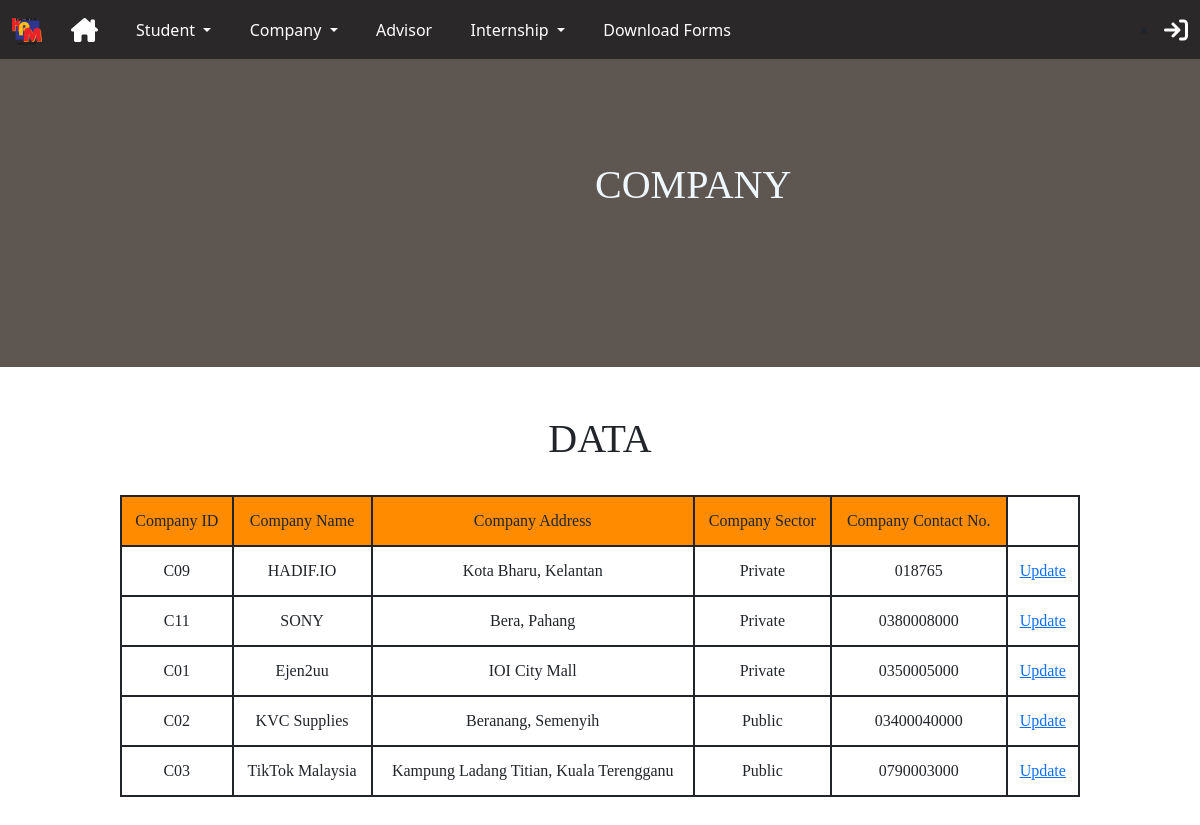
The page /KPMBintern/displaycompany on the database its author committed.
### INTERNsystem/models.py (models this page shows)
class Company(models.Model):
    CompanyID = models.CharField(max_length=15,primary_key=True)
    CompanyName = models.TextField(max_length=70)
    CompanyAddr = models.TextField(max_length=100)
    CompanySector = models.CharField(max_length=30)
    CompanyTelNo = models.CharField(max_length=15)

### INTERNsystem/views.py (the view)
# urls.py: path("displaycompany",views.displaycompany,name="displaycompany"),
def displaycompany(request):
    alldata=Company.objects.all()
    dict={
        'compdata' : alldata
    }
    return render(request,'displaycompany.html',dict)

### INTERNsystem/templates/displaycompany.html (shortened to what this page needs)
{% extends 'base.html' %}
{% block content %}
<!DOCTYPE html>
<html lang="en">
<head>
</head>
<body>
    {% load static %}
    <section class="showcase">
            <video src="{% static 'company-view.mp4' %}" autoplay loop muted></video>
                <div class="title"><h1 class="word">COMPANY</h1></div>
    </section>
    <h1 align="center" class="topic">DATA</h1>
    <br>
    <table align="center" border="2">
        <tr class="table-row1">
            <td>Company ID</td>
            <td>Company Name</td>
            <td>Company Address</td>
            <td>Company Sector</td>
            <td>Company Contact No.</td>
        </tr>
        {% for data in compdata %}
        <tr class="table-row2">
            <td>{{data.CompanyID}}</td>
            <td>{{data.CompanyName}}</td>
            <td>{{data.CompanyAddr}}</td>
            <td>{{data.CompanySector}}</td>
            <td>{{data.CompanyTelNo}}</td>
            <td><a href="updatecomp/{{data.CompanyID}}" class="update-btn">Update</a></td>
        </tr>
        {% endfor %}
    </table>
    <br><br>
</body>
</html>
{% endblock %}

### INTERNsystem/templates/base.html (shortened to what this page needs)
<!doctype html>
<html lang="en">
  <head>
    <link href="https://cdn.jsdelivr.net/npm/bootstrap@5.3.0-alpha1/dist/css/bootstrap.min.css" rel="stylesheet">
    {% load static %}
    {% load static %}
    <link href="{% static 'fontawesomefree/css/all.min.css' %}" rel="stylesheet" type="text/css">
  </head>
  </head>
  <body>
    {% include 'navbar.html' %}
    {% block content %}
    {% endblock %}
  </body>
</html>

### INTERNsystem/templates/navbar.html (shortened to what this page needs)
  <nav class="navbar navbar-expand-lg" style="background-color: rgb(42, 40, 40);">
      <div class="container-fluid">
        <a class="navbar-brand" href="https://beranang.kpm.edu.my/kpmb/index.php" style="color:white" >
            {% load static %}
            <img src="{% static 'logo-kpm.png' %}" class="logo-kpm">
        </a>
        <div class="collapse navbar-collapse" id="navbarSupportedContent">
          <ul class="navbar-nav me-auto mb-2 mb-lg-0">
          {% if user.is_authenticated %}
              <li class="nav-item">
                  <a class="nav-link active" aria-current="page" href="{% url 'mainpage' %}" style="color:white" title="Homepage"><i class="fa-solid fa-house-chimney fa-xl"></i></a>
              </li>
              <li class="nav-item">
                  <a class="nav-link active" aria-current="page" href="{% url 'index' %}" style="color:white" title="Index page"><i class="fa-solid fa-indent fa-xl"></i></a>
              </li>
              <li class="nav-item dropdown">
                  <a class="nav-link dropdown-toggle" href="#" role="button" data-bs-toggle="dropdown" aria-expanded="false" style="color:white">
                      Student
                  </a>
                  <ul class="dropdown-menu">
                  <li><a class="dropdown-item" href="{% url 'addstud' %}">REGISTER STUDENT INFO</a></li>
                  <li><a class="dropdown-item" href="{% url 'displaystud' %}">VIEW STUDENT INFO</a></li>
                  </ul>
              </li>
              <li class="nav-item dropdown">
                  <a class="nav-link dropdown-toggle" href="#" role="button" data-bs-toggle="dropdown" aria-expanded="false" style="color:white">
                      Company
                  </a>
                  <ul class="dropdown-menu">
                  <li><a class="dropdown-item" href="{% url 'addcompany' %}">REGISTER COMPANY INFO</a></li>
                  <li><a class="dropdown-item" href="{% url 'displaycompany' %}">VIEW COMPANY INFO</a></li>
                  </ul>
              </li>
              <li class="nav-item dropdown">
                  <a class="nav-link dropdown-toggle" href="#" role="button" data-bs-toggle="dropdown" aria-expanded="false" style="color:white">
                      Advisor
                  </a>
                  <ul class="dropdown-menu">
                  <li><a class="dropdown-item" href="{% url 'addadv' %}">ADD ADVISOR INFO</a></li>
                  <li><a class="dropdown-item" href="{% url 'displayadv' %}">VIEW ADVISOR INFO</a></li>
                  </ul>
              </li>
              <li class="nav-item dropdown">
                  <a class="nav-link dropdown-toggle" href="#" role="button" data-bs-toggle="dropdown" aria-expanded="false" style="color:white">
                      Internship
                  </a>
                  <ul class="dropdown-menu">
                  <li><a class="dropdown-item" href="{% url 'addintern' %}">MANAGE INTERN RECORD</a></li>
                  <li><a class="dropdown-item" href="{% url 'displayintern' %}">VIEW INTERN RECORD</a></li>
                  <li><a class="dropdown-item" href="{% url 'studfileupload' %}">UPLOAD COMPANY FORM</a></li>
                  <li><a class="dropdown-item" href="{% url 'displayfileupload' %}">DISPLAY COMPANY FORM</a></li>
                  </ul>
              </li>
              <li class="nav-item">
                <a class="nav-link active" aria-current="page" href="{% url 'adminuploadview' %}" style="color:white">Manage Internship Docs</a>
              </li>
          {% else %}
            <li class="nav-item">
              <a class="nav-link active" aria-current="page" href="{% url 'mainpage' %}" style="color:white" title="Mainpage"><i class="fa-solid fa-house-chimney fa-xl"></i></a>
            </li>
            <li class="nav-item dropdown">
                <a class="nav-link dropdown-toggle" href="#" role="button" data-bs-toggle="dropdown" aria-expanded="false" style="color:white">
                    Student
                </a>
            </li>
            <li class="nav-item dropdown">
                <a class="nav-link dropdown-toggle" href="#" role="button" data-bs-toggle="dropdown" aria-expanded="false" style="color:white">
                    Company
                </a>
            </li>
            <li class="nav-item">
                <a class="nav-link active" aria-current="page" href="{% url 'displayadv' %}" style="color:white">Advisor</a>
            </li>
            <li class="nav-item dropdown">
                <a class="nav-link dropdown-toggle" href="#" role="button" data-bs-toggle="dropdown" aria-expanded="false" style="color:white">
                    Internship
                </a>
            </li>
            <li class="nav-item">
                <a class="nav-link active" aria-current="page" href="{% url 'adminuploadview' %}" style="color:white">Download Forms</a>
            </li>
          {% endif %}
          </ul>
          {% if user.is_authenticated %}
              &nbsp&nbsp&nbsp
              <li class="nav-item2">
                  <a class="nav-link2 active" aria-current="page" href="{% url 'register_user' %}" style="color:white" title="Sign up"><i class="fa-solid fa-user-plus fa-xl"></i></a>
              </li>&nbsp&nbsp&nbsp
              <li class="nav-item2">
                  <a class="nav-link2 active" aria-current="page" href="{% url 'logout' %}" style="color:white" title="Log out"><i class="fa-solid fa-arrow-right-from-bracket fa-xl"></i></a>
              </li>
          {% else %}
              <li class="nav-item2">
                  <a class="nav-link2 active" aria-current="page" href="{% url 'login' %}" style="color:white" title="Log in"><i class="fa-solid fa-arrow-right-to-bracket fa-xl"></i></a>
              </li>
          {% endif %}
        </div>
      </div>
    </nav>

### INTERNsystem/templates/navbar.html (style rules this page uses)
.navbar-brand { width: 2%; }
.navbar-nav .nav-item { padding: 0.1em 0.7em; }
.logo-kpm { height: 128%; width: 128%; }

### INTERNsystem/templates/displaycompany.html (style rules this page uses)
.showcase { width: 100%; height: 50%; position: relative; bottom: 3em; z-index: -11; }
.showcase video { width: 100%; height: 100%; position: absolute; object-fit: cover; }
.title { width: 100%; height: 50%; background-color:rgb(94,87,81); mix-blend-mode: multiply; font-family: 'Trebuchet MS'; padding: 3em 11.9em; font-size: 50px; color: aliceblue; }
table,tr,td { border:1.9pt solid; font-family: 'Trebuchet MS'; padding: 10px; }
table { width: 80%; border-collapse: collapse; }
.table-row1 { background-color:darkorange; }
td { height: 50px; text-align: center; }
.topic { font-family:'Trebuchet MS'; position: relative; z-index: -11; }

### rows shown on the page
Company: CompanyID "C09", CompanyName "HADIF.IO", CompanyAddr "Kota Bharu, Kelantan", CompanySector "Private", CompanyTelNo "018765"
Company: CompanyID "C11", CompanyName "SONY", CompanyAddr "Bera, Pahang", CompanySector "Private", CompanyTelNo "0380008000"
Company: CompanyID "C01", CompanyName "Ejen2uu", CompanyAddr "IOI City Mall", CompanySector "Private", CompanyTelNo "0350005000"
Company: CompanyID "C02", CompanyName "KVC Supplies", CompanyAddr "Beranang, Semenyih", CompanySector "Public", CompanyTelNo "03400040000"
Company: CompanyID "C03", CompanyName "TikTok Malaysia", CompanyAddr "Kampung Ladang Titian, Kuala Terengganu", CompanySector "Public", CompanyTelNo "0790003000"
